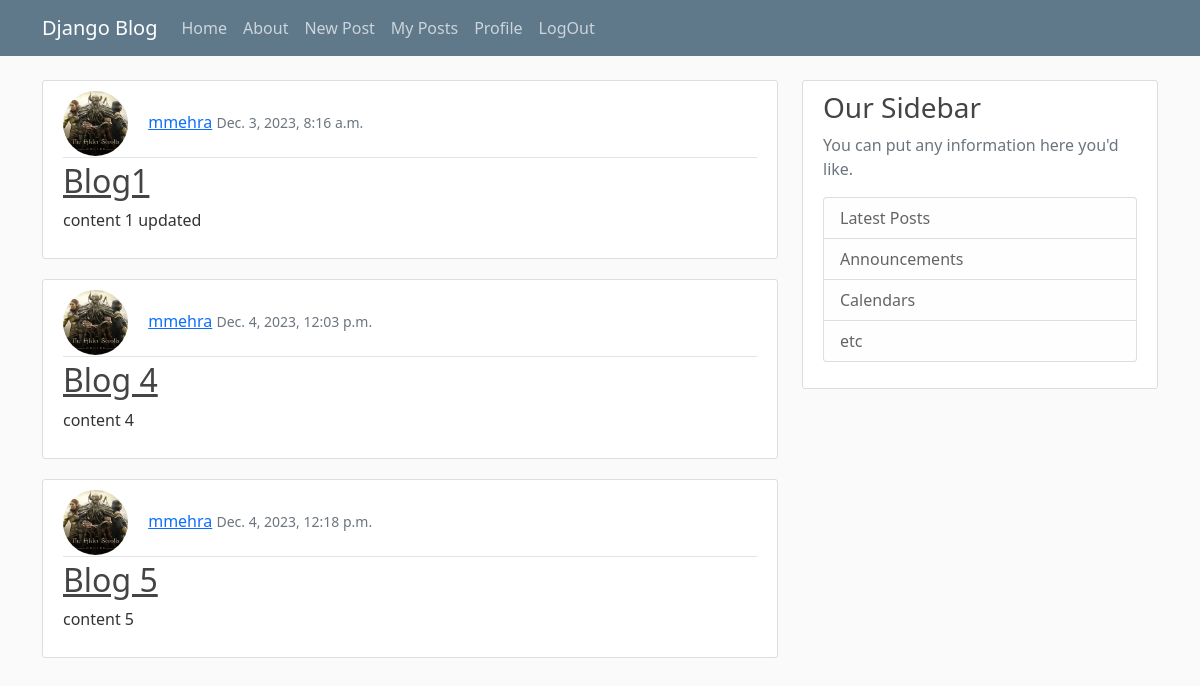
The app's page /myposts/ (signed in) with its own data.
### blog/models.py (models this page shows, shortened)
class NewPost(models.Model):
    title = models.CharField(max_length=100)
    content = models.TextField()
    date_posted = models.DateTimeField(default=timezone.now)
    author = models.ForeignKey(User, on_delete=models.CASCADE)

### users/models.py (models this page shows, shortened)
class Profile(models.Model):
    user = models.OneToOneField(User, on_delete=models.CASCADE)
    image = models.ImageField(default='default.jpg', upload_to='profile_pics')

### blog/views.py (the view)
# urls.py: path('myposts/', views.myposts, name='myposts'),
@login_required
def myposts(request):
    members = NewPost.objects.all()
    context = {
        'members': members
    }
    return render(request, 'myposts.html', context)

### blog/templates/myposts.html
{% extends "base.html"%}
{% block content %}
    {% for i in members %}
    {% if i.author == user %}
    <article class="media content-section">
        <div class="media-body">
          <div class="article-metadata">
            <img class="rounded-circle article-img" src="{{ i.author.profile.image.url }}">
            <a class="mr-2" href="#">{{ i.author }}</a>
            <small class="text-muted">{{ i.date_posted}}</small>
          </div>
          <h2><a class="article-title" href="{% url 'detail' i.id %}">{{ i.title }}</a></h2>
          <p class="article-content">{{ i.content }}</p>
        </div>
    </article>
    {% endif %}
    {% endfor %}
{% endblock content %}

### blog/static/blog/main.css (style rules this page uses)
body { background: #fafafa; color: #333333; margin-top: 5rem; }
h1, h2, h3, h4, h5, h6 { color: #444444; }
.content-section { background: #ffffff; padding: 10px 20px; border: 1px solid #dddddd; border-radius: 3px; margin-bottom: 20px; }
.article-title { color: #444444; }
.article-content { white-space: pre-line; }
.article-img { height: 65px; width: 65px; margin-right: 16px; }
.article-metadata { padding-bottom: 1px; margin-bottom: 4px; border-bottom: 1px solid #e3e3e3 }

### records on screen
NewPost: author.profile.image (picture), author "mmehra", date_posted "Dec. 3, 2023, 8:16 a.m.", title "Blog1", content "content 1 updated"
NewPost: author.profile.image (picture), author "mmehra", date_posted "Dec. 4, 2023, 12:03 p.m.", title "Blog 4", content "content 4"
NewPost: author.profile.image (picture), author "mmehra", date_posted "Dec. 4, 2023, 12:18 p.m.", title "Blog 5", content "content 5"
